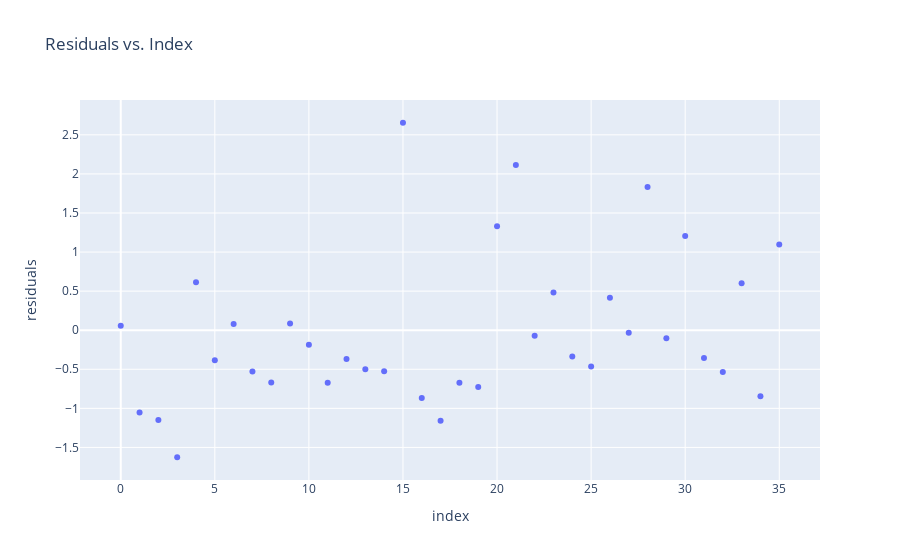

Notebook code cell kept with this figure:
### Code cell
residuals = y_test - y_pred

residual_df = pd.DataFrame({'residuals': residuals, 'index': range(len(residuals))})

fig = px.scatter(residual_df, x='index', y='residuals',
                 title="Residuals vs. Index")

fig.show()

### Figure 1 — Plotly figure (JSON) as saved in the notebook; plotly's stock layout.template omitted (floating-point values rounded to 4 significant figures)
{"data": [{"hovertemplate": "index=%{x}<br>residuals=%{y}<extra></extra>", "legendgroup": "", "marker": {"color": "#636efa", "symbol": "circle"}, "mode": "markers", "name": "", "orientation": "v", "showlegend": false, "type": "scatter", "x": [0, 1, 2, 3, 4, 5, 6, 7, 8, 9, 10, 11, 12, 13, 14, 15, 16, 17, 18, 19, 20, 21, 22, 23, 24, 25, 26, 27, 28, 29, 30, 31, 32, 33, 34, 35], "xaxis": "x", "y": [0.05771, -1.052, -1.148, -1.626, 0.6138, -0.3829, 0.0806, -0.5295, -0.6688, 0.08686, -0.187, -0.6722, -0.37, -0.5004, -0.5248, 2.655, -0.8688, -1.159, -0.6725, -0.7258, 1.33, 2.114, -0.07131, 0.4835, -0.3377, -0.465, 0.4166, -0.03251, 1.832, -0.1019, 1.205, -0.356, -0.5343, 0.602, -0.8459, 1.096], "yaxis": "y"}], "layout": {"legend": {"tracegroupgap": 0}, "title": {"text": "Residuals vs. Index"}, "xaxis": {"anchor": "y", "domain": [0, 1], "title": {"text": "index"}}, "yaxis": {"anchor": "x", "domain": [0, 1], "title": {"text": "residuals"}}}}
